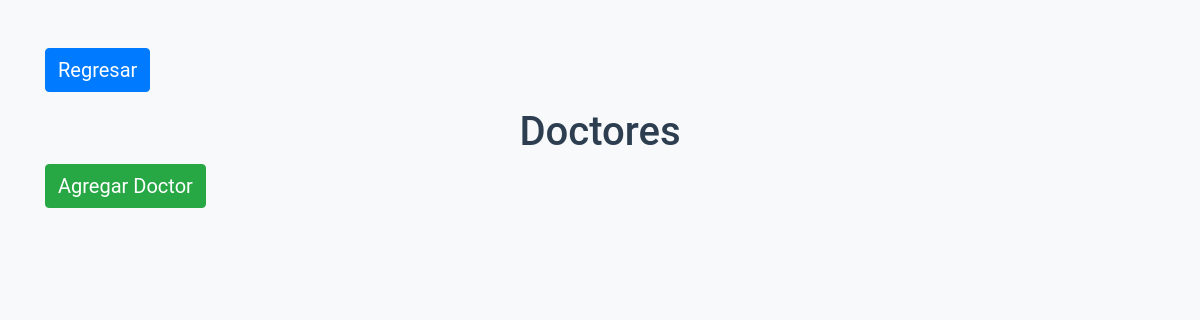
/doctores/, run on an earlier commit of the app's database.
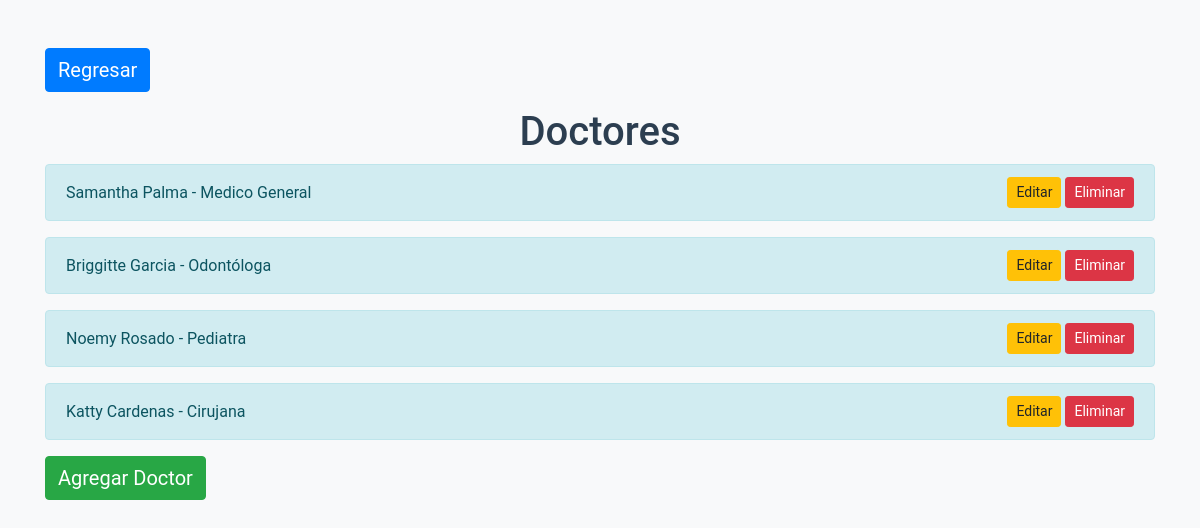
And on a later commit of the database.
### core/models.py (models this page shows, shortened)
class Doctor(models.Model):
    nombre = models.CharField(max_length=100)
    especialidad = models.CharField(max_length=100)

### core/views.py (the view)
# urls.py: path('doctores/', views.lista_doctores, name='lista_doctores'),
def lista_doctores(request):
    doctores = Doctor.objects.all()
    return render(request, 'core/lista_doctores.html', {'doctores': doctores})

### core/templates/core/lista_doctores.html (shortened to what this page needs)
{% load static %}
<!DOCTYPE html>
<html>
<head>
    <link href="https://maxcdn.bootstrapcdn.com/bootstrap/4.0.0/css/bootstrap.min.css" rel="stylesheet">
    <link href="{% static 'core/styles.css' %}" rel="stylesheet">
</head>
<body>
    <div class="container mt-5">
        <a href="{% url 'home' %}" class="btn btn-primary mb-3">Regresar</a>
        <h1 class="text-center">Doctores</h1>
        {% for doctor in doctores %}
            <div class="alert alert-info d-flex justify-content-between align-items-center" role="alert">
                <span>{{ doctor.nombre }} - {{ doctor.especialidad }}</span>
                <span>
                    <a href="{% url 'editar_doctor' doctor.pk %}" class="btn btn-warning btn-sm">Editar</a>
                    <form action="{% url 'eliminar_doctor' doctor.pk %}" method="post" style="display:inline;">
                        <button type="submit" class="btn btn-danger btn-sm">Eliminar</button>
                    </form>
                </span>
            </div>
        {% endfor %}
        <a href="{% url 'nuevo_doctor' %}" class="btn btn-success">Agregar Doctor</a>
    </div>
</body>
</html>

### core/static/core/styles.css (style rules this page uses)
body { font-family: 'Roboto', sans-serif; background-color: #f8f9fa; margin: 0; height: 100vh; }
h1 { color: #2c3e50; }
.container { margin-top: 50px; }
.btn-primary, .btn-success { font-size: 1.25rem; }

What changed in the data, as far as the page shows it:
added Doctor: nombre "Samantha Palma", especialidad "Medico General"
added Doctor: nombre "Briggitte Garcia", especialidad "Odontóloga"
added Doctor: nombre "Noemy Rosado", especialidad "Pediatra"
added Doctor: nombre "Katty Cardenas", especialidad "Cirujana"
